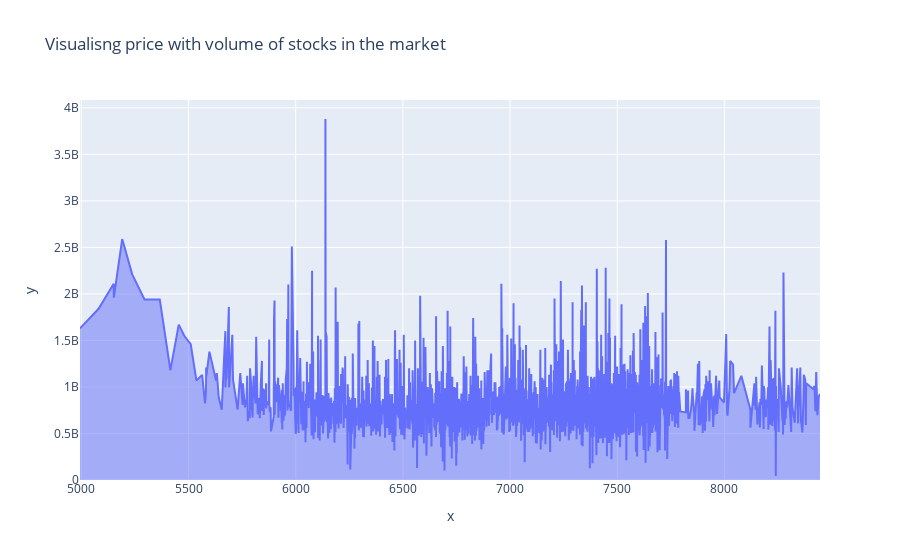

Notebook code cell kept with this figure:
### Code cell
fig = px.area(x = data['Price'], y = data['Vol.'], title='Visualisng price with volume of stocks in the market')

fig.show()

### Figure 1 — Plotly figure (JSON) as saved in the notebook; plotly's stock layout.template omitted (floating-point values rounded to 4 significant figures; data arrays with more than 128 entries replaced by an {"elided": "..."} marker saying what was removed)
{"data": [{"fillpattern": {"shape": ""}, "hovertemplate": "x=%{x}<br>y=%{y}<extra></extra>", "legendgroup": "", "line": {"color": "#636efa"}, "marker": {"symbol": "circle"}, "mode": "lines", "name": "", "orientation": "v", "showlegend": false, "stackgroup": "1", "type": "scatter", "x": {"elided": "2949 float values"}, "xaxis": "x", "y": {"elided": "2949 float values"}, "yaxis": "y"}], "layout": {"legend": {"tracegroupgap": 0}, "title": {"text": "Visualisng price with volume of stocks in the market"}, "xaxis": {"anchor": "y", "domain": [0, 1], "title": {"text": "x"}}, "yaxis": {"anchor": "x", "domain": [0, 1], "title": {"text": "y"}}}}
